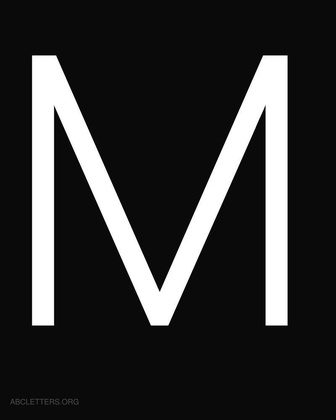
%> input picture MorfMat2/M.jpg, 336 x 420 px, shrunk from 800 x 1000 before the run; the run also reads 1 picture not shown here
$ octave S5_BWMorph_C2.m   (GNU Octave 9; MATLAB toolbox functions it lacks are replaced by stand-ins)
%> lines starting %> are read from the running program, lines starting %| are printed output that depends on the picture; in (x1, y1, x2, y2) boxes, pixels count from 0 and x2, y2 are one past the last pixel; in counts of white or black regions, pixels touching at a corner belong together; the program's own positions count from 1
clc
close all
clear

lM = imread('M.jpg');
%> lM is the input picture: size 420x336 uint8; min 0, max 255, mean 50.1
lM = imbinarize(lM);
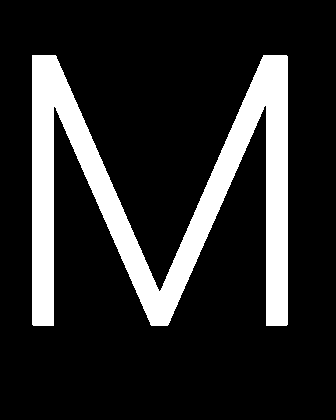
%> lM: size 420x336 logical; 16.5% white; 1 white region, box (x1, y1, x2, y2) and area: (32, 55, 288, 326) 23215
figure,colormap('gray'),imagesc(lM);
lM = bwmorph(lM,'skel',Inf);
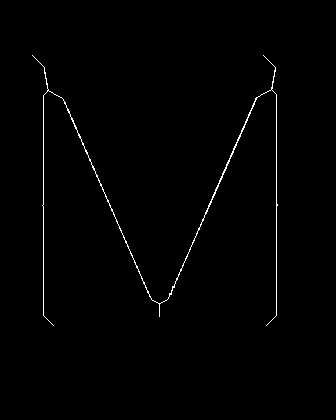
%> lM: size 420x336 logical; 0.85% white in thin lines or dots, all inside (x1, y1, x2, y2) = (32, 55, 278, 326)

lC = imread('C.png');
lC = rgb2gray(lC);
%> lC: size 840x840 uint8; every value is 0
lC = imbinarize(lC);
       figure,colormap('gray'),imagesc(lC);
lC = ~lC;
%> lC: size 840x840 logical; every value is 1
lC = bwmorph(lC,'skel',Inf);
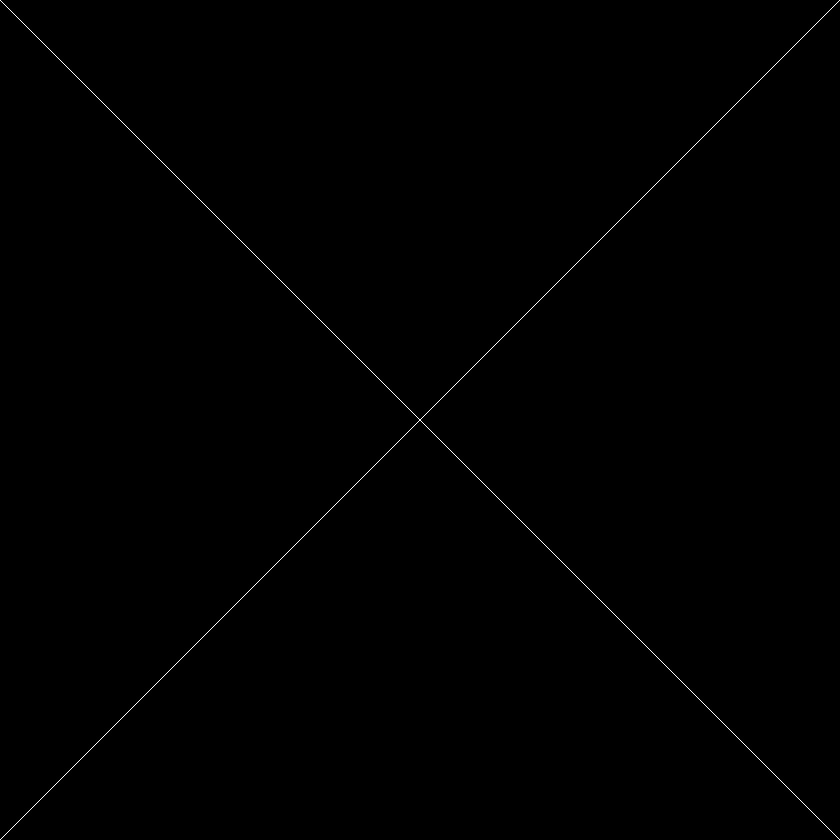
%> lC: size 840x840 logical; 0.24% white in thin lines or dots


% Caracterización - letra M
 bpM = bwmorph(lM,'branchpoints');
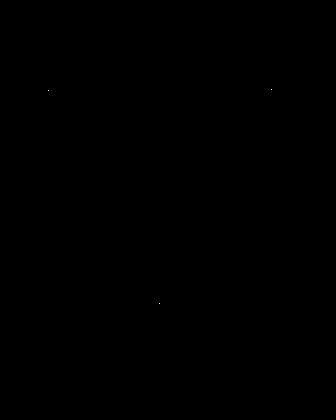
%> bpM: size 420x336 logical; 0% white in thin lines or dots, all inside (x1, y1, x2, y2) = (48, 89, 272, 304)
nbpM = length(find(bpM == 1));
%> nbpM = 3

 epM = bwmorph(lM,'endpoints');
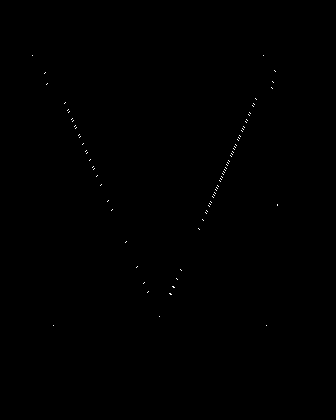
%> epM: size 420x336 logical; 0.11% white in thin lines or dots, all inside (x1, y1, x2, y2) = (32, 55, 278, 326)
nepM = length(find(epM == 1));
%> nepM = 159


% Caracterización - letra C
 bpC = bwmorph(lC,'branchpoints');
nbpC = length(find(bpC == 1));
%> nbpC = 0

 epC = bwmorph(lC,'endpoints');
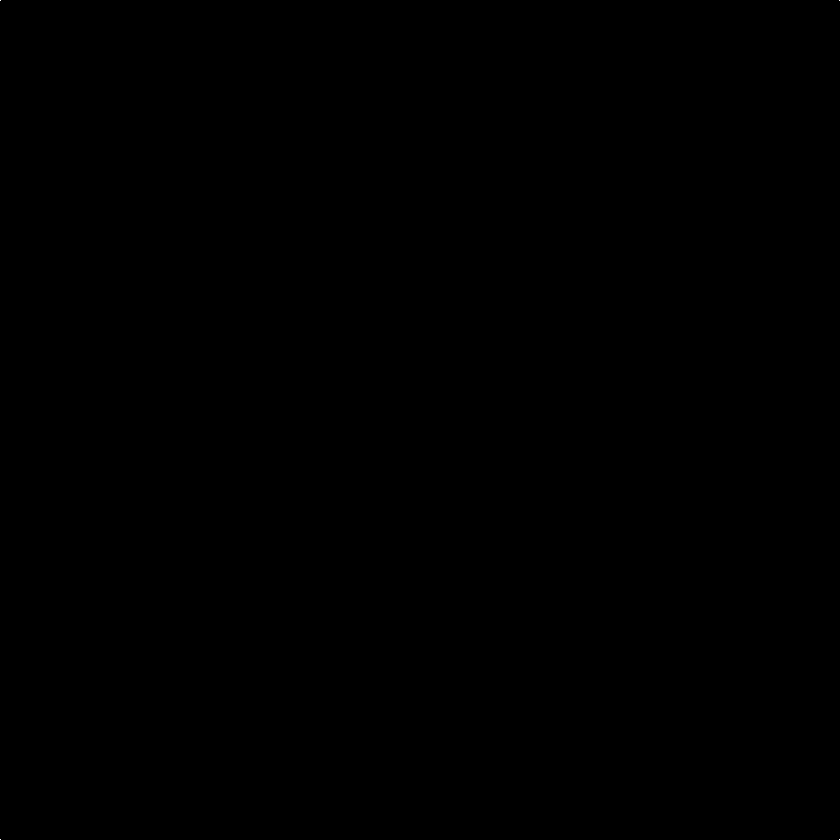
%> epC: size 840x840 logical; 0% white in thin lines or dots
nepC = length(find(epC == 1));
%> nepC = 4

       figure,colormap('gray'),imagesc(lM);
       figure,colormap('gray'),imagesc(lC);
